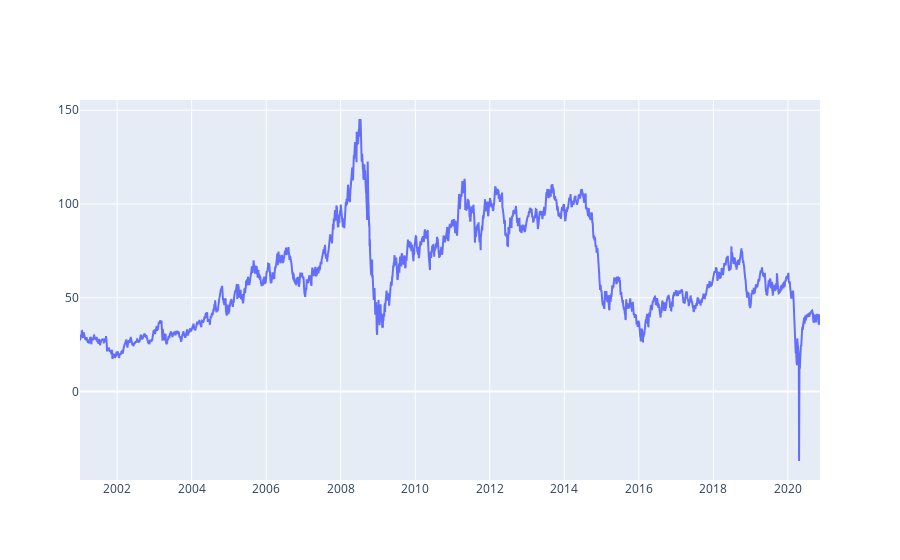

Notebook cell for this chart:
### Code cell
data = [go.Scatter(x=price.frame.index,
            y=price.frame['DailyPrice'])]

fig = go.Figure(data)
fig.show()

### Figure 1 — Plotly figure (JSON) as saved in the notebook; plotly's stock layout.template omitted (floating-point values rounded to 4 significant figures; data arrays with more than 128 entries replaced by an {"elided": "..."} marker saying what was removed)
{"data": [{"type": "scatter", "x": {"elided": "4998 str values"}, "y": {"elided": "4998 float values"}}], "layout": {}}
